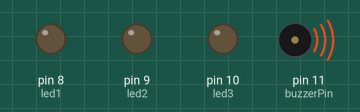
The sketch below on a simulated Arduino Uno, built with avr-gcc and run on an emulated ATmega328P. Parts: output pins drawn as LEDs (lit = HIGH), buzzer (waves = sounding).

Above: at 0.05 s.
Timing chart, 0 to 3.0 s (numbered marks = the images above):
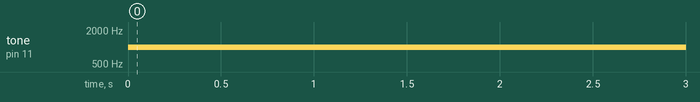

Measured:
- by itself, tone on pin 11 (buzzerPin): silent → 1000 Hz at 0.00 s

The sketch:

arduinobuzze1.ino
```cpp
int buzzerPin = 11;
int led1 = 8;
int led2 = 9;
int led3 = 10;

void setup() {
  // put your setup code here, to run once:
  pinMode(buzzerPin, OUTPUT);
  pinMode(led1, OUTPUT);
  pinMode(led2, OUTPUT);
  pinMode(led3, OUTPUT);
}

void loop() {
  // put your main code here, to run repeatedly:
  tone(buzzerPin, 1000, 1000); // 1 kHz tone
  delay(1000);
}
```
